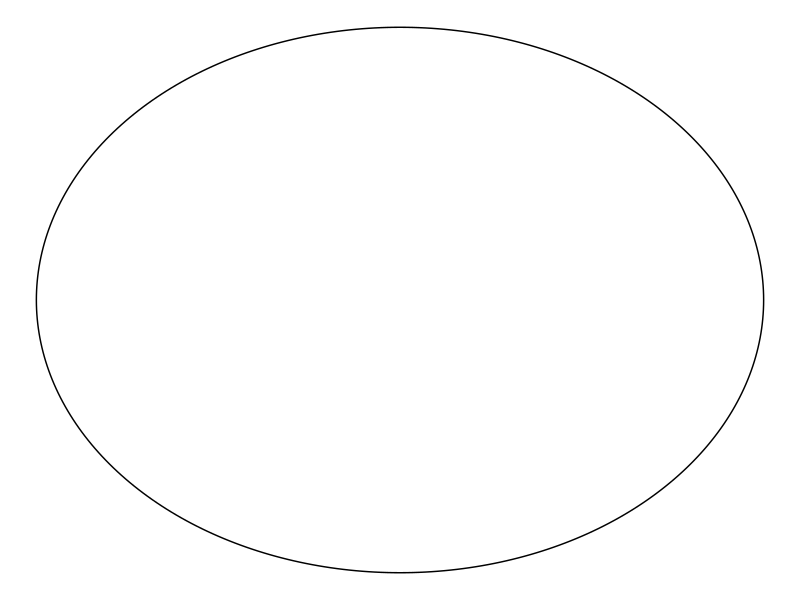
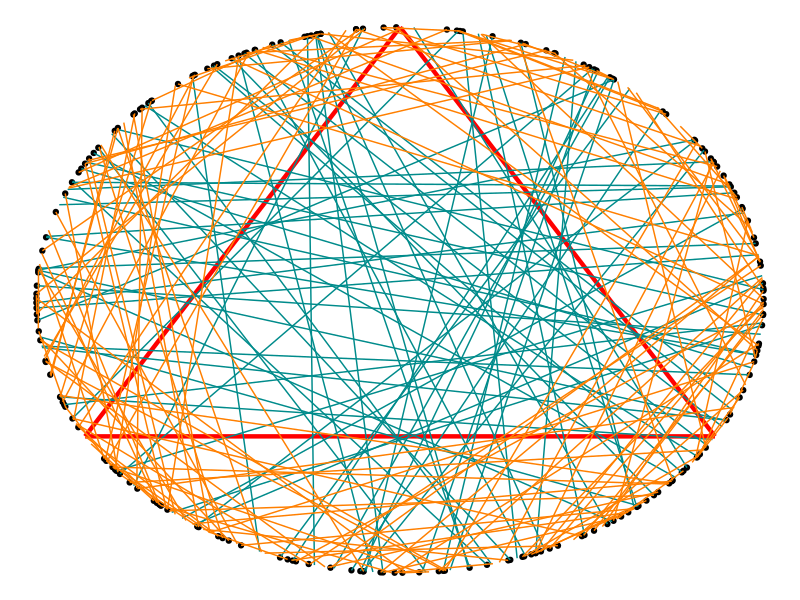
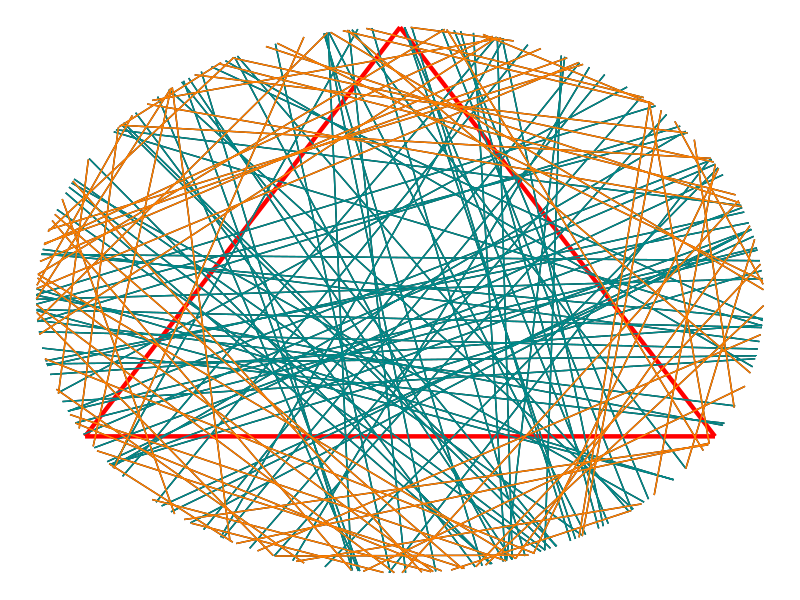
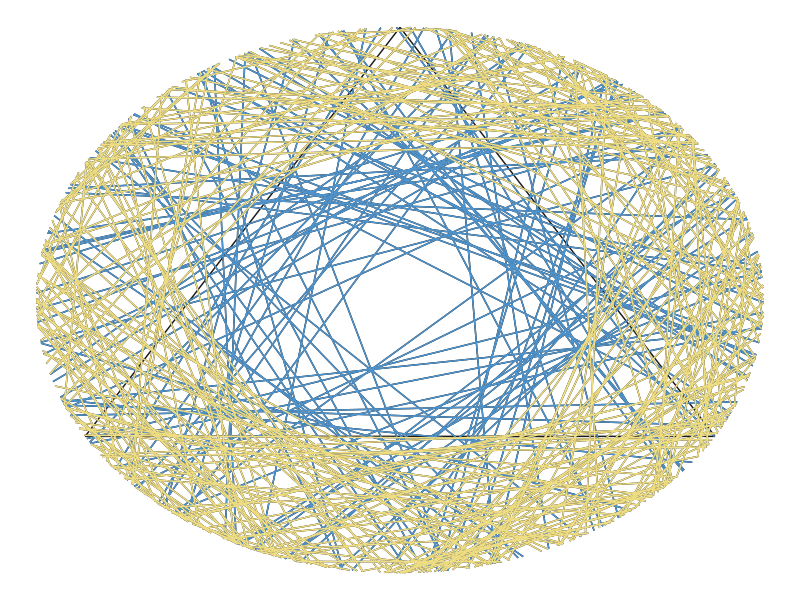
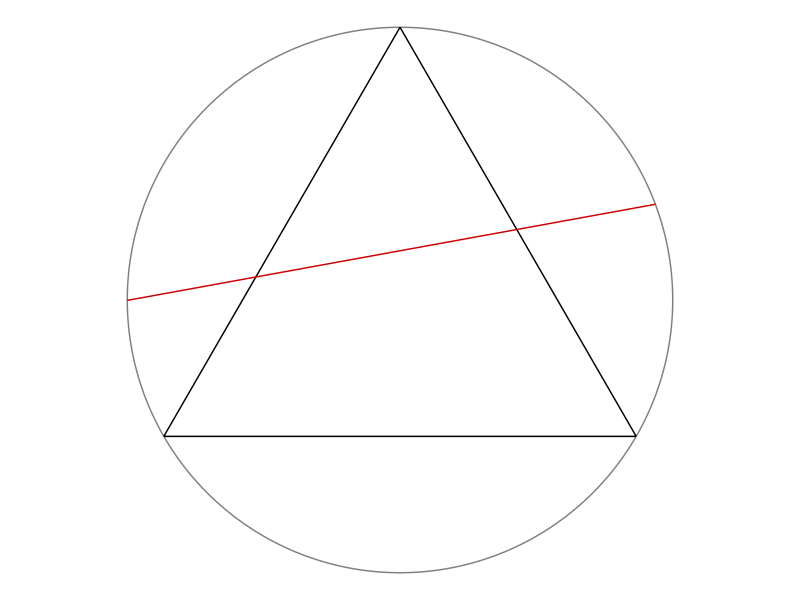

The R script that drew these images, in order:
# Instruction to students: You may clear the code in this file and replace it
# with your own.

library(tidyverse)
library(ggforce)
theme_set(theme_void())

# Draw a random chord in a unit circle centred at origin -----------------------

# Coordinates of equilateral triangle
eqtri_df <- tibble(
  x    = c(0, sqrt(3) / 2, -sqrt(3) / 2),
  y    = c(1, -0.5, -0.5),
  xend = c(sqrt(3) / 2, -sqrt(3) / 2, 0),
  yend = c(-0.5, -0.5, 1)
)

# Coordinates of random chord
rdmchr_df <- tibble(
  x    = 0.93636368,
  y    = 0.35103142,
  xend = -0.9999991,
  yend = -0.001326758
)

# Plot
p <- ggplot() +
  ggforce::geom_circle(aes(x0 = 0, y0 = 0, r = 1), col = "gray50") +
  geom_segment(data = eqtri_df, aes(x = x, y = y, xend = xend, yend = yend)) +
  geom_segment(data = rdmchr_df, aes(x = x, y = y, xend = xend, yend = yend),
               col = "red3") +
  coord_equal()

ggsave(p, file = "plot.png", height = 5, width = 7)

# Plot a circle
library(ggplot2)
library(ggforce)

data_circle <- data.frame(x0 = 0,
                          y0 = 0,
                          r = 1)

ggplot(data = data_circle, aes(x = x0, y = y0)) + 
  geom_circle(data = data_circle, aes(x0 = x0, y0 = y0, r=r))


# METHOD A (Random Endpoints) --------------------------------------------------
library(tidyverse)
library(ggforce)
library(ggplot2)
library(dplyr)

n <- 200 # number of chords - can change this

theta_1 <- runif(n, 0, 2*pi)
theta_2 <- runif(n, 0, 2*pi)
endpoint <- tibble(
  x1 = cos(theta_1),
  y1 = sin(theta_1),
  x2 = cos(theta_2),
  y2 = sin(theta_2))

eqtri_df <- tibble(
  x    = c(0, sqrt(3) / 2, -sqrt(3) / 2),
  y    = c(1, -0.5, -0.5),
  xend = c(sqrt(3) / 2, -sqrt(3) / 2, 0),
  yend = c(-0.5, -0.5, 1))

circle <- mutate(.data = endpoint, l = sqrt((x2 - x1)^2 + (y2 - y1)^2)) # add new column l

eqtri_df_new <- mutate(.data = eqtri_df, s = sqrt((xend - x)^2 + (yend - y)^2)) # add new column s

final_eqtri_df_new <- slice(.data = eqtri_df_new, 1) # only need 1 row as reference

s <- final_eqtri_df_new$s

final_table <- bind_cols(circle, s)
colnames(final_table)[6]  <- "s"

compare <- select(.data = final_table, l, s)
longer <- filter(.data = final_table, l > s)
shorter <- filter(.data = final_table, l < s)
print(longer)
chords_longer <- print(nrow(longer))

ggplot(data = endpoint, aes(x = x1, y = y1)) +
  #ggplot(data = data_circle, aes(x = x0, y = y0)) +
  #geom_circle(data = data_circle, aes(x0 = x0, y0 = y0, r=r)) +
  geom_point() + 
  geom_segment(data = eqtri_df, aes(x = x, y = y, xend = xend, yend = yend), col = "red", lwd = 1.5) +
  geom_segment(data = longer , aes(x = x1, y = y1, xend = x2, yend = y2), col = "darkcyan") + 
  geom_segment(data = shorter , aes(x = x1, y = y1, xend = x2, yend = y2), col = "darkorange1") 
#+
 #  + 
 # geom_circle(data = data_circle, aes(x0 = x0, y0 = y0, r=r))

# Using Principle of Indifference
prob = chords_longer/n
print(prob)


# METHOD B (Random Radial Points) ----------------------------------------------
library(tidyverse)
library(ggforce)
library(ggplot2)
library(dplyr)

n <- 150 # number of chords - can change this
r <- 1

theta_3 <- runif(n, 0, 2*pi) #runif to randomise angles
P <- runif(n,0,r) #runif to randomise radius
Q <- sqrt(r^2-P^2) 

# coordinates of random radial points
endpoint <- tibble(
  x1 = P*cos(theta_3)+ Q*sin(theta_3),
  y1 = P*sin(theta_3)- Q*cos(theta_3),
  x2 = P*cos(theta_3)- Q*sin(theta_3),
  y2 = P*sin(theta_3)+ Q*cos(theta_3))

# coordinates of equilateral triangle
eqtri_df <- tibble(
  x    = c(0, sqrt(3) / 2, -sqrt(3) / 2),
  y    = c(1, -0.5, -0.5),
  xend = c(sqrt(3) / 2, -sqrt(3) / 2, 0),
  yend = c(-0.5, -0.5, 1))

# new data for any random chord l and size s of triangle's lengths
endpoint_new <- mutate(.data = endpoint, l = sqrt((x2-x1)^2+(y2-y1)^2))
eqtri_df_new <- mutate(.data = eqtri_df, s = sqrt((xend-x)^2+(yend-y)^2))


final_eqtri_df_new <- slice(.data = eqtri_df_new, 1) # only need 1 row as reference

s <- final_eqtri_df_new$s #rename as s

final_table <- bind_cols(endpoint_new, s)
colnames(final_table)[6]  <- "s"

# Comparing lengths l and s
compare <- select(.data = final_table, l, s)
longer <- filter(.data = final_table, l > s)
shorter <- filter(.data = final_table, l < s)
print(longer) #only printing chords longer than side s of equilateral triangle
chords_longer <- print(nrow(longer))

# Plot triangle and chords
ggplot() +
  geom_segment(data = endpoint, aes(x = x1, y = y1,xend = x2, yend = y2)) + 
  geom_segment(data = eqtri_df, aes(x = x, y = y, xend = xend, yend = yend), col = "red", lwd = 1.5) +
  geom_segment(data = longer , aes(x = x1, y = y1, xend = x2, yend = y2), col = "darkcyan") + 
  geom_segment(data = shorter , aes(x = x1, y = y1, xend = x2, yend = y2), col = "darkorange1") 

# Using Principle of Indifference to calculate probability
prob = chords_longer/n
print(prob)


# METHOD C (Random Midpoints) --------------------------------------------------
library(tidyverse)
library(ggforce)
library(ggplot2)
library(dplyr)

n <- 300
r <- 1

theta_C <- runif(n, 0, 2*pi)
V <- runif(n, 0, 1)
V1 <- sqrt(V)
U <- sqrt(r^2 - V1^2)

end_point <- tibble(
  x1 = V1*cos(theta_C) + U*sin(theta_C),
  y1 = V1*sin(theta_C) - U*cos(theta_C),
  x2 = V1*cos(theta_C) - U*sin(theta_C),
  y2 = V1*sin(theta_C) + U*cos(theta_C))

eqtri_df <- tibble(
  x    = c(0, sqrt(3) / 2, -sqrt(3) / 2),
  y    = c(1, -0.5, -0.5),
  xend = c(sqrt(3) / 2, -sqrt(3) / 2, 0),
  yend = c(-0.5, -0.5, 1))

end_point_new <- mutate(.data = end_point, l = sqrt((x2 - x1)^2 + (y2 - y1)^2))
eqtri_df_new <- mutate(.data = eqtri_df, s = sqrt((xend - x)^2 + (yend - y)^2))

final_eqtri_df_new <- slice(.data = eqtri_df_new, 1) # only need 1 row as reference

s <- final_eqtri_df_new$s

final_table <- bind_cols(end_point_new, s)
colnames(final_table)[6]  <- "s"

compare <- select(.data = final_table, l, s)
longer <- filter(.data = final_table, l > s)
shorter <- filter(.data = final_table, l < s)
print(longer)
chords_longer <- print(nrow(longer))

# Plot 
ggplot() +
  geom_segment(data = end_point, aes(x = x1, y = y1, xend = x2, yend = y2)) +
  geom_segment(data = eqtri_df, aes(x = x, y = y, xend = xend, yend = yend), col = "grey10") +
  geom_segment(data = longer , aes(x = x1, y = y1, xend = x2, yend = y2), col = "steelblue3") + 
  geom_segment(data = shorter , aes(x = x1, y = y1, xend = x2, yend = y2), col = "lightgoldenrod") 

# Calculate probability 
prob = chords_longer/n
print(prob)
